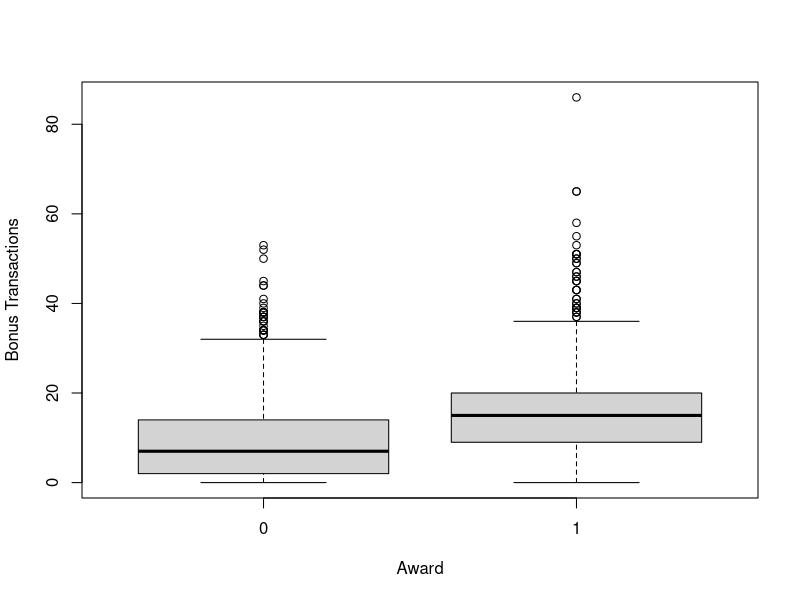

This figure's R source:

##1
airlines <- read.csv("Airlines_Data.csv")
attach(airlines)


airlines$cc1_miles=as.factor(airlines$cc1_miles)
airlines$cc2_miles=as.factor(airlines$cc2_miles)
airlines$cc3_miles=as.factor(airlines$cc3_miles)


set.seed(14632)

num_obs <- nrow(airlines)
split <- sample(num_obs, 0.65*num_obs)
airlines_train <- airlines[split,]
airlines_test <- airlines[-split,]



##2
boxplot(airlines_train$Bonus_trans~airlines_train$Award, xlab='Award', ylab='Bonus Transactions')

table(airlines_train$Award, airlines_train$cc3_miles, dnn=c('Award','cc3_miles'))



##3
reg1 = glm(Award~Balance+Qual_miles+cc1_miles+Bonus_miles+Bonus_trans+Flight_miles_12mo+Flight_trans_12
           +Days_since_enroll,data=airlines_train)

reg1_pred_train <- predict(reg1, newdata=airlines_train)
reg1_pred_test <- predict(reg1, newdata=airlines_test)

RMSE_train <- sqrt(mean((reg1_pred_train-airlines_train$Award)^2))
RMSE_test <- sqrt(mean((reg1_pred_test-airlines_test$Award)^2))
RMSE_baseline <- sqrt(mean((mean(airlines_test$Award)-airlines_test$Award)^2))



class_train <- ifelse(reg1_pred_train > 0.5,1,0)
class_test <- ifelse(reg1_pred_test > 0.5,1,0)

table(class_train, airlines_train$Award, dnn=c('Prediction','Award'))
table(class_test, airlines_test$Award, dnn=c('Prediction','Award'))
sum(ifelse((class_test==0 & airlines_test$Award==1),1,0))

sum(ifelse(airlines_train$Award==class_train,1,0))/nrow(airlines_train)
sum(ifelse(airlines_test$Award==class_test,1,0))/nrow(airlines_test)
sum(ifelse(airlines_test$Award==0,1,0))/nrow(airlines_test)


new_entry <- data.frame(Balance=10000,Qual_miles=20000,cc1_miles='1',Bonus_miles=20000,Bonus_trans=50,
                        Flight_miles_12mo=25000,Flight_trans_12=25,Days_since_enroll=1000)
predict(reg1,new_entry)



##4
reg2 <- glm(Award~Balance+Qual_miles+cc1_miles+Bonus_miles+Bonus_trans+Flight_miles_12mo+Flight_trans_12
           +Days_since_enroll,data=airlines_train,family='binomial')

reg2_preds <- predict(reg2, newdata=airlines_test,type='response')
reg2_class_test <- ifelse(reg2_preds>0.5,1,0)
table(airlines_test$Award, reg2_class_test, dnn=c('Actual','Predicted'))


sum(ifelse(airlines_test$Award==reg2_class_test,1,0))/nrow(airlines_test)



predict(reg2,new_entry, type='response')


